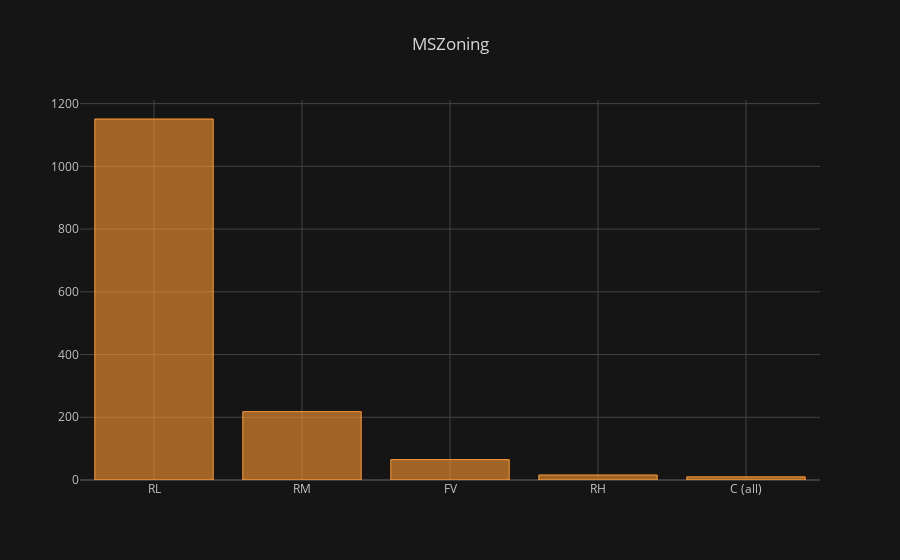
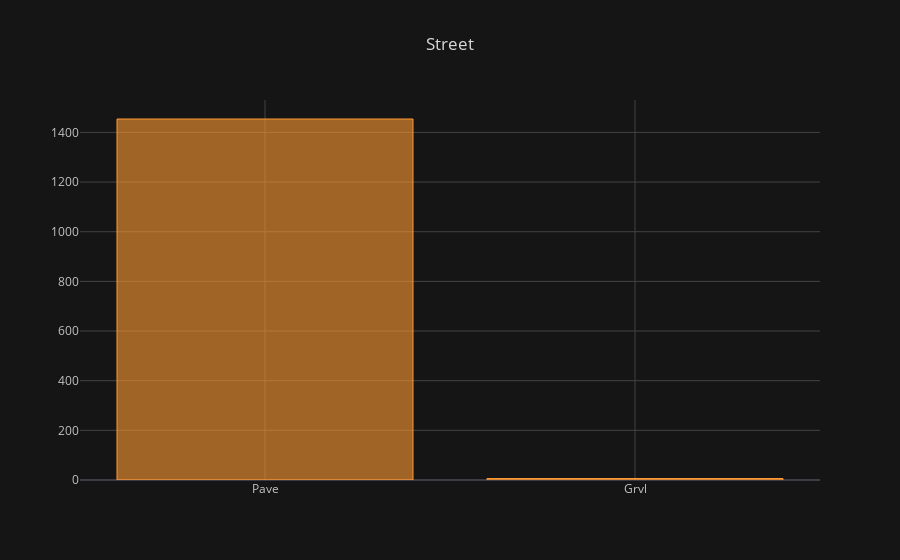
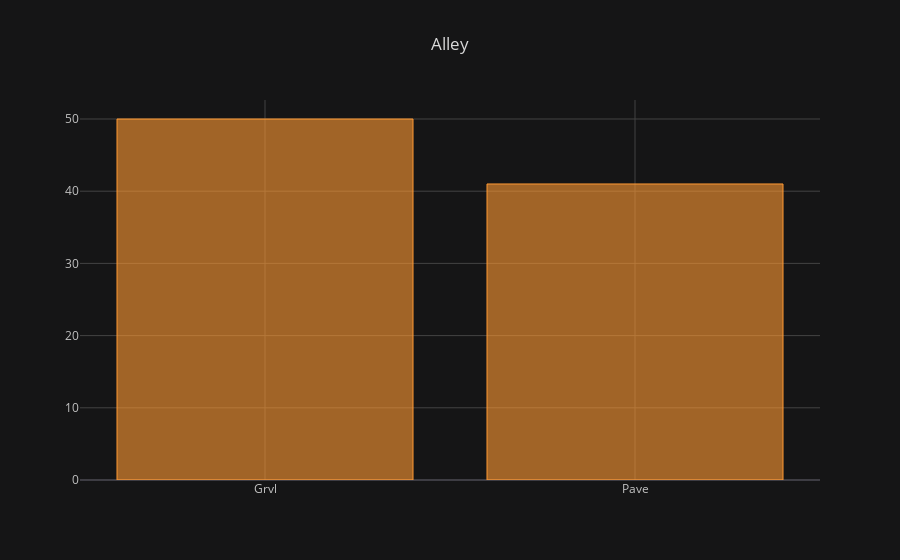
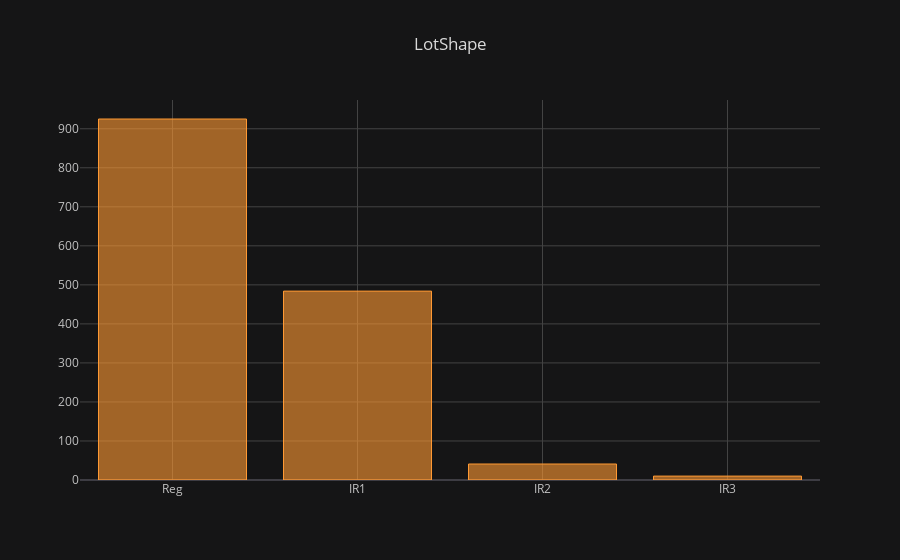

The notebook cell saved with these charts, in order:
### Code cell
for col in df.select_dtypes(include=['object']).columns:
    df[col].value_counts().iplot(kind='bar', title=col)

### Figure 1 — Plotly figure (JSON) as saved in the notebook; plotly's stock layout.template omitted (floating-point values rounded to 4 significant figures)
{"data": [{"marker": {"color": "rgba(255, 153, 51, 0.6)", "line": {"color": "rgba(255, 153, 51, 1.0)", "width": 1}}, "name": "MSZoning", "orientation": "v", "text": "", "type": "bar", "uid": "52e234ea-7729-42eb-87f1-48a1887df8cd", "x": ["RL", "RM", "FV", "RH", "C (all)"], "y": [1151, 218, 65, 16, 10]}], "layout": {"autosize": true, "legend": {"bgcolor": "#151516", "font": {"color": "#D9D9D9"}}, "paper_bgcolor": "#151516", "plot_bgcolor": "#151516", "title": {"font": {"color": "#D9D9D9"}, "text": "MSZoning"}, "xaxis": {"autorange": true, "gridcolor": "#434343", "range": [-0.5, 4.5], "showgrid": true, "tickfont": {"color": "#C2C2C2"}, "title": {"font": {"color": "#D9D9D9"}, "text": ""}, "type": "category", "zerolinecolor": "#666570"}, "yaxis": {"autorange": true, "gridcolor": "#434343", "range": [0, 1212.0], "showgrid": true, "tickfont": {"color": "#C2C2C2"}, "title": {"font": {"color": "#D9D9D9"}, "text": ""}, "type": "linear", "zerolinecolor": "#666570"}}}

### Figure 2 — Plotly figure (JSON) as saved in the notebook; plotly's stock layout.template omitted (floating-point values rounded to 4 significant figures)
{"data": [{"marker": {"color": "rgba(255, 153, 51, 0.6)", "line": {"color": "rgba(255, 153, 51, 1.0)", "width": 1}}, "name": "Street", "orientation": "v", "text": "", "type": "bar", "uid": "9ce9cc3e-bc8d-4fdf-ad3c-cfe800b5f6fc", "x": ["Pave", "Grvl"], "y": [1454, 6]}], "layout": {"autosize": true, "legend": {"bgcolor": "#151516", "font": {"color": "#D9D9D9"}}, "paper_bgcolor": "#151516", "plot_bgcolor": "#151516", "title": {"font": {"color": "#D9D9D9"}, "text": "Street"}, "xaxis": {"autorange": true, "gridcolor": "#434343", "range": [-0.5, 1.5], "showgrid": true, "tickfont": {"color": "#C2C2C2"}, "title": {"font": {"color": "#D9D9D9"}, "text": ""}, "type": "category", "zerolinecolor": "#666570"}, "yaxis": {"autorange": true, "gridcolor": "#434343", "range": [0, 1531.0], "showgrid": true, "tickfont": {"color": "#C2C2C2"}, "title": {"font": {"color": "#D9D9D9"}, "text": ""}, "type": "linear", "zerolinecolor": "#666570"}}}

### Figure 3 — Plotly figure (JSON) as saved in the notebook; plotly's stock layout.template omitted (floating-point values rounded to 4 significant figures)
{"data": [{"marker": {"color": "rgba(255, 153, 51, 0.6)", "line": {"color": "rgba(255, 153, 51, 1.0)", "width": 1}}, "name": "Alley", "orientation": "v", "text": "", "type": "bar", "uid": "ce40a27f-f403-44f1-9366-dfb8167269b9", "x": ["Grvl", "Pave"], "y": [50, 41]}], "layout": {"autosize": true, "legend": {"bgcolor": "#151516", "font": {"color": "#D9D9D9"}}, "paper_bgcolor": "#151516", "plot_bgcolor": "#151516", "title": {"font": {"color": "#D9D9D9"}, "text": "Alley"}, "xaxis": {"autorange": true, "gridcolor": "#434343", "range": [-0.5, 1.5], "showgrid": true, "tickfont": {"color": "#C2C2C2"}, "title": {"font": {"color": "#D9D9D9"}, "text": ""}, "type": "category", "zerolinecolor": "#666570"}, "yaxis": {"autorange": true, "gridcolor": "#434343", "range": [0, 52.63], "showgrid": true, "tickfont": {"color": "#C2C2C2"}, "title": {"font": {"color": "#D9D9D9"}, "text": ""}, "type": "linear", "zerolinecolor": "#666570"}}}

### Figure 4 — Plotly figure (JSON) as saved in the notebook; plotly's stock layout.template omitted (floating-point values rounded to 4 significant figures)
{"data": [{"marker": {"color": "rgba(255, 153, 51, 0.6)", "line": {"color": "rgba(255, 153, 51, 1.0)", "width": 1}}, "name": "LotShape", "orientation": "v", "text": "", "type": "bar", "uid": "2264c5da-ba31-40c8-9597-73337b632e86", "x": ["Reg", "IR1", "IR2", "IR3"], "y": [925, 484, 41, 10]}], "layout": {"autosize": true, "legend": {"bgcolor": "#151516", "font": {"color": "#D9D9D9"}}, "paper_bgcolor": "#151516", "plot_bgcolor": "#151516", "title": {"font": {"color": "#D9D9D9"}, "text": "LotShape"}, "xaxis": {"autorange": true, "gridcolor": "#434343", "range": [-0.5, 3.5], "showgrid": true, "tickfont": {"color": "#C2C2C2"}, "title": {"font": {"color": "#D9D9D9"}, "text": ""}, "type": "category", "zerolinecolor": "#666570"}, "yaxis": {"autorange": true, "gridcolor": "#434343", "range": [0, 973.7], "showgrid": true, "tickfont": {"color": "#C2C2C2"}, "title": {"font": {"color": "#D9D9D9"}, "text": ""}, "type": "linear", "zerolinecolor": "#666570"}}}
